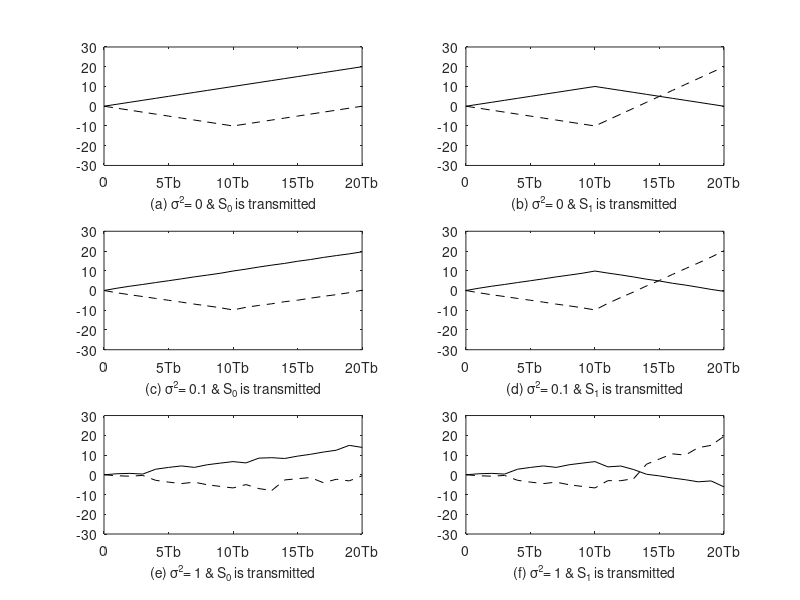

MATLAB code to generate this figure:
% MATLAB script for Illustrative Problem 5.4

% Initialization:
K=20;       % Number of samples
A=1;        % Signal amplitude
l=0:K;
% Defining signal waveforms:
s_0=A*ones(1,K);
s_1=[A*ones(1,K/2) -A*ones(1,K/2)];
% Initializing output signals:
y_0=zeros(1,K);
y_1=zeros(1,K);

% Case 1: noise~N(0,0)
noise=random('Normal',0,0,1,K);
    % Sub-case s = s_0:
    s=s_0;
    y=s+noise;  % received signal
    y_0=conv(y,wrev(s_0));
    y_1=conv(y,wrev(s_1));
    % Plotting the results:
    subplot(3,2,1)
    plot(l,[0 y_0(1:K)],'-k',l,[0 y_1(1:K)],'--k')
    set(gca,'XTickLabel',{'0','5Tb','10Tb','15Tb','20Tb'})
    axis([0 20 -30 30])
    xlabel('(a) \sigma^2= 0 & S_{0} is transmitted','fontsize',10)
    % Sub-case s = s_1:
    s=s_1;
    y=s+noise;  % received signal
    y_0=conv(y,wrev(s_0));
    y_1=conv(y,wrev(s_1));
    % Plotting the results:
    subplot(3,2,2)
    plot(l,[0 y_0(1:K)],'-k',l,[0 y_1(1:K)],'--k')
    set(gca,'XTickLabel',{'0','5Tb','10Tb','15Tb','20Tb'})
    axis([0 20 -30 30])
    xlabel('(b) \sigma^2= 0 & S_{1} is transmitted','fontsize',10)
% Case 2: noise~N(0,0.1)
    noise=random('Normal',0,0.1,1,K);
    % Sub-case s = s_0:
    s=s_0;
    y=s+noise;  % received signal
    y_0=conv(y,wrev(s_0));
    y_1=conv(y,wrev(s_1));
    % Plotting the results:
    subplot(3,2,3)
    plot(l,[0 y_0(1:K)],'-k',l,[0 y_1(1:K)],'--k')
    set(gca,'XTickLabel',{'0','5Tb','10Tb','15Tb','20Tb'})
    axis([0 20 -30 30])
    xlabel('(c) \sigma^2= 0.1 & S_{0} is transmitted','fontsize',10)
    % Sub-case s = s_1:
    s=s_1;
    y=s+noise;  % received signal
    y_0=conv(y,wrev(s_0));
    y_1=conv(y,wrev(s_1));
    % Plotting the results:
    subplot(3,2,4)
    plot(l,[0 y_0(1:K)],'-k',l,[0 y_1(1:K)],'--k')
    set(gca,'XTickLabel',{'0','5Tb','10Tb','15Tb','20Tb'})
    axis([0 20 -30 30])
    xlabel('(d) \sigma^2= 0.1 & S_{1} is transmitted','fontsize',10)
% Case 3: noise~N(0,1)
    noise=random('Normal',0,1,1,K);
    % Sub-case s = s_0:
    s=s_0;
    y=s+noise;  % received signal
    y_0=conv(y,wrev(s_0));
    y_1=conv(y,wrev(s_1));
    % Plotting the results:
    subplot(3,2,5)
    plot(l,[0 y_0(1:K)],'-k',l,[0 y_1(1:K)],'--k')
    set(gca,'XTickLabel',{'0','5Tb','10Tb','15Tb','20Tb'})
    axis([0 20 -30 30])
    xlabel('(e) \sigma^2= 1 & S_{0} is transmitted','fontsize',10)
    % Sub-case s = s_1:
    s=s_1;
    y=s+noise;  % received signal
    y_0=conv(y,wrev(s_0));
    y_1=conv(y,wrev(s_1));
    % Plotting the results:
    subplot(3,2,6)
    plot(l,[0 y_0(1:K)],'-k',l,[0 y_1(1:K)],'--k')
    set(gca,'XTickLabel',{'0','5Tb','10Tb','15Tb','20Tb'})
    axis([0 20 -30 30])
    xlabel('(f) \sigma^2= 1 & S_{1} is transmitted','fontsize',10)